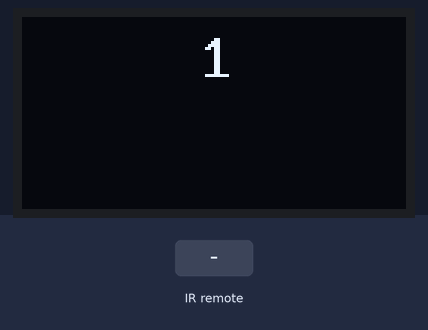
The sketch below on a simulated Arduino Uno, built with avr-gcc and run on an emulated ATmega328P. Shown: 128×64 one-colour display. Inputs (shaded band) come from the test bench. What the sketch prints to the serial monitor is not drawn.

Above: at 1.4 s.
1.5 s: infrared code 0xE0E020DF received
At 3.2 s:
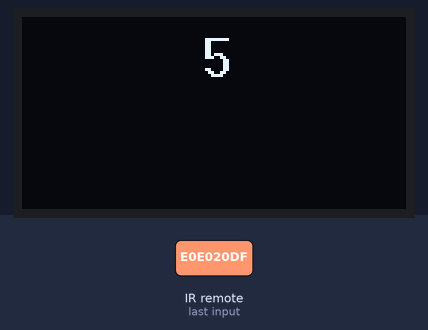
4.0 s: infrared code 0xE0E020DF received
At 6.1 s:
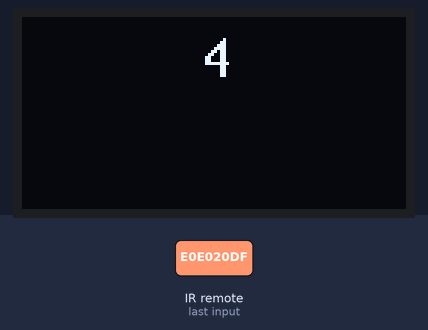
Timing chart, 0 to 7.6 s (numbered marks = the images above; inputs shaded):
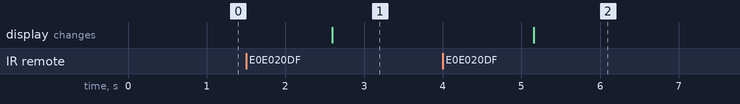

Measured:
- after the input at 1.5 s, the display: changes after 1.1 s (image 1)
- after the input at 4.0 s, the display: changes after 1.2 s (image 2)

The sketch:

serial_menu.ino
```cpp
#include<IRremote.h>
#include <Wire.h>
#include "U8glib.h"

//OLED class
U8GLIB_SSD1306_128X64 u8g(U8G_I2C_OPT_NONE);


int RECV_PIN = 4;
IRrecv irrecv(RECV_PIN);
decode_results results;

int currentState = 1;
int totalStates = 5;

void setup() {

  //IR SETUP
  Serial.begin(9600);
  irrecv.enableIRIn(); // Start the receiver
  Serial.println(currentState);

  u8g.firstPage();
  u8g.setFont(u8g_font_10x20);
  //u8g.setFont(u8g_font_unifont);


}

//*********************************************************************

void loop() {

  u8g.firstPage();
  do {
  u8g.setPrintPos(60,20);
  u8g.print(currentState);
  }
  while(u8g.nextPage());
  //delay(1000);

  if (irrecv.decode(&results)) // if Zumi detects a button from remote:
  {

    // ***********************************************
    if (results.value == 0xE0E020DF) // Left
    {
      if (currentState == 1) {
        currentState = totalStates;
      }

      else {
        currentState -= 1;
      }

    }
    // ***********************************************
    else if (results.value == 0xE0E010EF) // Right
    {
      if (currentState == totalStates) {
        currentState = 1;
      }

      else {
        currentState += 1;
      }
    }
    // ***********************************************
    Serial.println(currentState);
    irrecv.resume();
  }

  delay(600);


}
```
